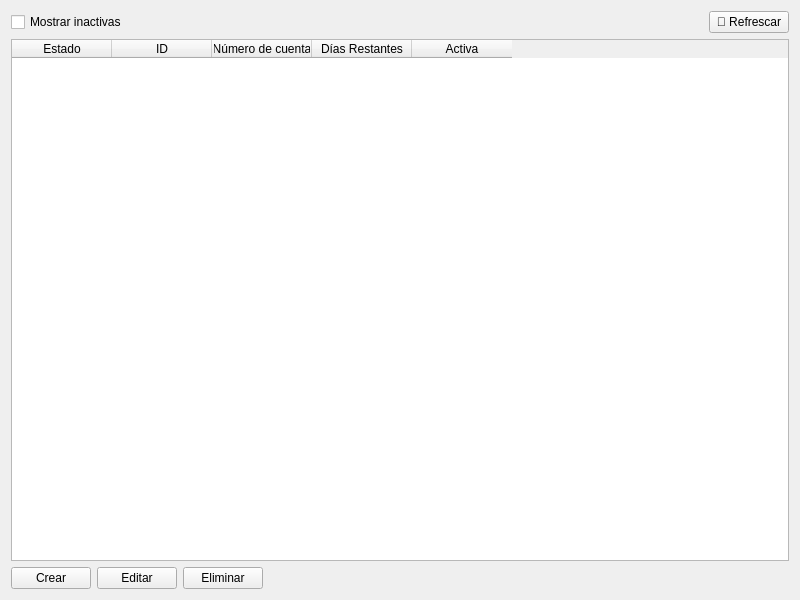
<?xml version="1.0" encoding="UTF-8"?>
<ui version="4.0">
 <class>CuentasWidget</class>
 <widget class="QWidget" name="CuentasWidget">
  <property name="geometry">
   <rect>
    <x>0</x>
    <y>0</y>
    <width>800</width>
    <height>600</height>
   </rect>
  </property>
  <layout class="QVBoxLayout" name="verticalLayout_root">
   <item>
    <layout class="QHBoxLayout" name="horizontalLayout_filters">
     <item>
      <widget class="QCheckBox" name="chk_mostrar_inactivas">
       <property name="text">
        <string>Mostrar inactivas</string>
       </property>
      </widget>
     </item>
     <item>
      <spacer name="horizontalSpacer">
       <property name="orientation">
        <enum>Qt::Horizontal</enum>
       </property>
       <property name="sizeHint" stdset="0">
        <size>
         <width>40</width>
         <height>20</height>
        </size>
       </property>
      </spacer>
     </item>
     <item>
      <widget class="QPushButton" name="btn_refrescar">
       <property name="text">
        <string>🔄 Refrescar</string>
       </property>
       <property name="toolTip">
        <string>Recargar lista de cuentas</string>
       </property>
      </widget>
     </item>
    </layout>
   </item>
   <item>
    <widget class="QTableWidget" name="tbl_cuentas">
     <property name="sizePolicy">
      <sizepolicy hsizetype="Expanding" vsizetype="Expanding">
       <horstretch>0</horstretch>
       <verstretch>1</verstretch>
      </sizepolicy>
     </property>
     <column>
      <property name="text">
       <string>Estado</string>
      </property>
     </column>
     <column>
      <property name="text">
       <string>ID</string>
      </property>
     </column>
     <column>
      <property name="text">
       <string>Número de cuenta</string>
      </property>
     </column>
     <column>
      <property name="text">
       <string>Días Restantes</string>
      </property>
     </column>
     <column>
      <property name="text">
       <string>Activa</string>
      </property>
     </column>
    </widget>
   </item>
   <item>
    <layout class="QHBoxLayout" name="horizontalLayout_buttons">
     <item>
      <widget class="QPushButton" name="btn_crear">
       <property name="text">
        <string>Crear</string>
       </property>
      </widget>
     </item>
     <item>
      <widget class="QPushButton" name="btn_editar">
       <property name="text">
        <string>Editar</string>
       </property>
      </widget>
     </item>
     <item>
      <widget class="QPushButton" name="btn_eliminar">
       <property name="text">
        <string>Eliminar</string>
       </property>
      </widget>
     </item>
     <item>
      <spacer name="horizontalSpacer2">
       <property name="orientation">
        <enum>Qt::Horizontal</enum>
       </property>
       <property name="sizeHint" stdset="0">
        <size>
         <width>40</width>
         <height>20</height>
        </size>
       </property>
      </spacer>
     </item>
    </layout>
   </item>
  </layout>
 </widget>
 <resources/>
 <connections/>
</ui>
